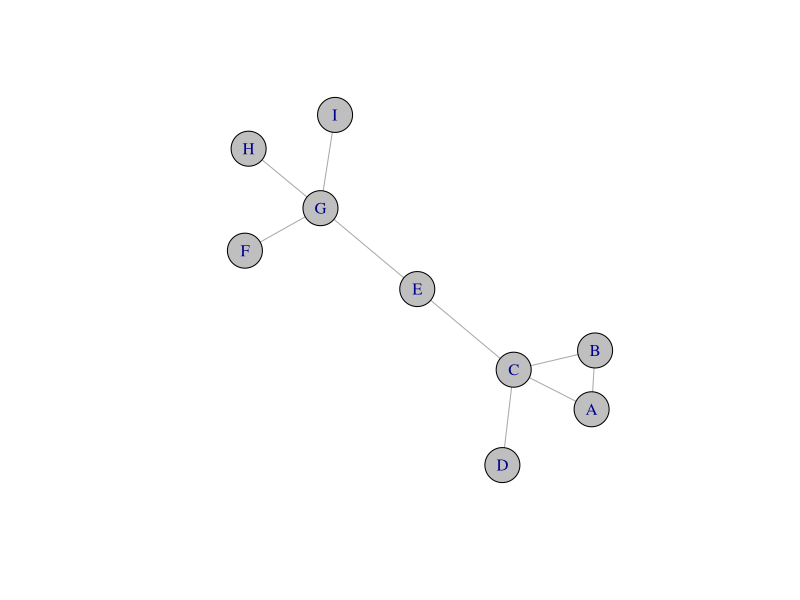

Recreate this plot in R.
## ---- chunk 1
# Loading Package
library('igraph') 
# Creating edge list, vertex list
example_edges <- data.frame(x=c("A","A","B","C","C","E","G","G","G"),
                    y=c("B","C","C","D","E","G","F","I","H"))
example_vertices <- data.frame(x=c("A","B","C","D","E","F","G","H","I"))
# Generating network
net <- graph_from_data_frame(d=example_edges,vertices=example_vertices,directed=F) 
# Plotting network
plot(net,vertex.size=20,margin=0,edge.arrow.size=0.3,vertex.color="gray75")
# Calculate Eigenvector Centrality of each Vertex
EGvals <- eigen_centrality(net)$vector
sort(EGvals, decreasing=TRUE)

## ---- chunk 2

